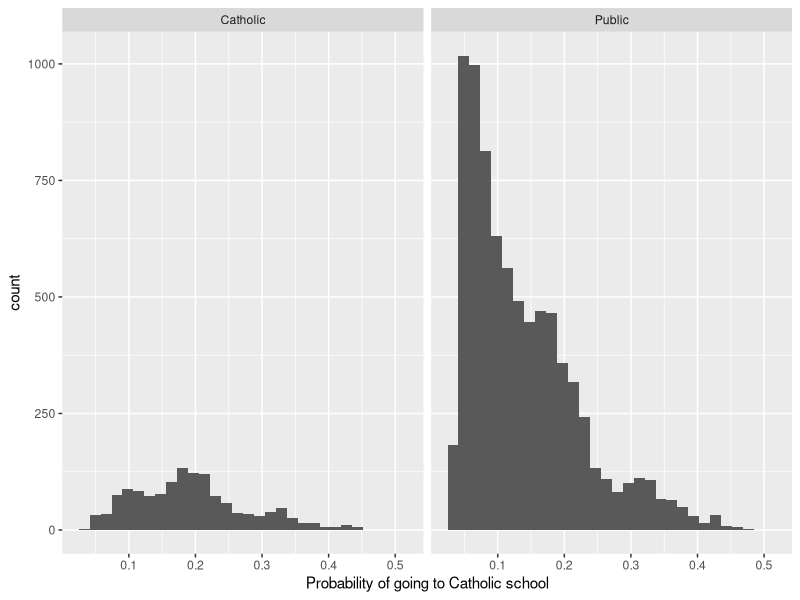

R code for this plot:
## ---- chunk 1
knitr::opts_chunk$set(echo = TRUE)
## ---- chunk 2
DiagrammeR::grViz("digraph {
  graph [layout = dot, rankdir = LR]
  
  node [shape = rectangle] 
  rec1 [label = 'X']
  rec2 [label =  'Y']

  # edge definitions with the node IDs
  rec1 -> rec2
  }", 
  width = 200, height=75)
## ---- chunk 3
DiagrammeR::grViz("digraph {
  graph [layout = dot, rankdir = LR]
  
  node [shape = rectangle] 
  rec1 [label = 'X']
  rec2[label='Z']
  rec3 [label =  'Y']

  # edge definitions with the node IDs
  {rec1 -> rec2 rec2->rec1} -> rec3

  }", 
  width = 200, height=75)
## ---- chunk 4
DiagrammeR::grViz("digraph {
  graph [layout = dot, rankdir = LR]
  
  node [shape = rectangle] 
  rec1 [label = 'Height']
  rec2[label='Weight']

  # edge definitions with the node IDs
  rec1 -> rec2 rec2->rec1 [label='?']

  }", 
  width = 200, height=75)
## ---- chunk 5
DiagrammeR::grViz("digraph {
  graph [layout = dot, rankdir = TB]
  
  node [shape = rectangle] 
  rec1 [label = 'Height']
  rec2[label='Weight']
  rec3[label='Age']

  # edge definitions with the node IDs
  rec3 -> rec1 rec3 -> rec2 

  }", 
  width = 200, height=200)
## ---- chunk 6
DiagrammeR::grViz("digraph {
  graph [layout = dot, rankdir = LR]
  
  node [shape = rectangle] 
  rec1 [label = 'Coin']
  rec2[label='Fertilizer']
  rec3[label='Yield']

  # edge definitions with the node IDs
  rec1 -> rec2 -> rec3 

  }", 
  width = 200, height=75)
## ---- chunk 7
DiagrammeR::grViz("digraph {
  graph [layout = dot, rankdir =TB]
  
  node [shape = rectangle] 
  rec1 [label = 'Coin']
  rec2[label='Fertilizer']
  rec3[label='Yield']
  rec4[label='Sun']

  # edge definitions with the node IDs
  rec1 -> rec2 -> rec3 rec4->rec3

  }", 
  width = 200, height=200)
## ---- chunk 8
DiagrammeR::grViz("digraph {
  graph [layout = dot, rankdir =TB]
  
  node [shape = rectangle] 
  rec1 [label = 'X']
  rec2[label='T']
  rec3[label='Y']
  rec4[label='Y0']
  rec5[label='Y1']

  # edge definitions with the node IDs
  rec1 -> rec2 -> rec3 rec4 -> rec3 rec5 -> rec3 rec1->rec4 rec1->rec5

  }", 
  width = 200, height=200)
## ---- chunk 9
library(MatchIt)
library(magrittr)
library(tidyverse)
dat = read.csv('../../data/ecls.csv')
vars = c('race_white', 'p5hmage', 'w3income', 'p5numpla', 'w3momed_hsb')
dat %<>% select(c5r2mtsc, catholic, one_of(vars)) %>% drop_na


dat %>%
  group_by(catholic) %>%
  summarise(n_students = n(),
            mean_math = mean(c5r2mtsc),
            std_error = sd(c5r2mtsc) / sqrt(n_students))
## ---- chunk 10
dat %>%
  group_by(catholic) %>%
  select(one_of(vars)) %>%
  summarise_all(funs(mean(., na.rm = TRUE)))
## ---- chunk 11
propensity.score.mod = glm(catholic ~ race_white + w3income+ p5hmage + p5numpla + w3momed_hsb, family = binomial, data = dat)
summary(propensity.score.mod)


ps.df = data.frame(pr.score = predict(propensity.score.mod, type = "response"),
                     catholic = ifelse(propensity.score.mod$model$catholic==1,'Catholic','Public'))
head(ps.df)
## ---- chunk 12
ggplot(ps.df, aes(x = pr.score)) +
  geom_histogram() +
  facet_wrap(~catholic) +
  xlab("Probability of going to Catholic school")
## ---- chunk 13
ps.df$ps.bin = ps.df$pr.score %>% cut(breaks=10)
ps.df$math = dat$c5r2mtsc
ps.df %>% head

ps.df %>%
  group_by(ps.bin,catholic) %>%
  summarise(n_students = n(),
            mean_math = mean(math),
            std_error = sd(math) / sqrt(n_students))
## ---- chunk 14
mod.match = matchit(catholic ~ race_white + w3income + p5hmage + p5numpla + w3momed_hsb, method = "nearest", data = dat)
## ---- chunk 15
dat.matched <- match.data(mod.match)
dim(dat.matched)
## ---- chunk 16
dat.matched %>%
  group_by(catholic) %>%
  select(one_of(vars)) %>%
  summarise_all(funs(mean))
## ---- chunk 17
t.test(c5r2mtsc ~ catholic, data=dat.matched)
## ---- chunk 18
lm(c5r2mtsc ~ catholic, data=dat.matched) %>% summary
## ---- chunk 19
lm(c5r2mtsc ~ catholic + race_white + p5hmage + w3income + p5numpla + w3momed_hsb, data=dat.matched) %>% summary
